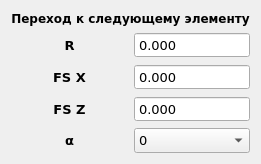
  <widget class="QWidget" name="gridLayoutWidget_7">
   <property name="geometry">
    <rect>
     <x>600</x>
     <y>300</y>
     <width>251</width>
     <height>141</height>
    </rect>
   </property>
   <layout class="QGridLayout" name="TransitionItem">
    <item row="1" column="0">
     <widget class="QLabel" name="argR">
      <property name="font">
       <font>
        <family>Verdana</family>
        <pointsize>10</pointsize>
        <weight>75</weight>
        <bold>true</bold>
       </font>
      </property>
      <property name="text">
       <string>R</string>
      </property>
      <property name="alignment">
       <set>Qt::AlignCenter</set>
      </property>
     </widget>
    </item>
    <item row="1" column="1">
     <widget class="QDoubleSpinBox" name="argR_value">
      <property name="font">
       <font>
        <family>Verdana</family>
        <pointsize>10</pointsize>
       </font>
      </property>
      <property name="locale">
       <locale language="C" country="AnyCountry"/>
      </property>
      <property name="buttonSymbols">
       <enum>QAbstractSpinBox::NoButtons</enum>
      </property>
      <property name="decimals">
       <number>3</number>
      </property>
      <property name="minimum">
       <double>-1000.000000000000000</double>
      </property>
      <property name="maximum">
       <double>1000.000000000000000</double>
      </property>
     </widget>
    </item>
    <item row="0" column="0" colspan="2">
     <widget class="QLabel" name="L_InfoText">
      <property name="font">
       <font>
        <family>Verdana</family>
        <pointsize>9</pointsize>
        <weight>75</weight>
        <bold>true</bold>
       </font>
      </property>
      <property name="text">
       <string>Переход к следующему элементу</string>
      </property>
      <property name="alignment">
       <set>Qt::AlignCenter</set>
      </property>
     </widget>
    </item>
    <item row="4" column="0">
     <widget class="QLabel" name="argAlpha">
      <property name="font">
       <font>
        <family>Verdana</family>
        <pointsize>10</pointsize>
        <weight>75</weight>
        <bold>true</bold>
       </font>
      </property>
      <property name="text">
       <string>α</string>
      </property>
      <property name="alignment">
       <set>Qt::AlignCenter</set>
      </property>
     </widget>
    </item>
    <item row="2" column="1">
     <widget class="QDoubleSpinBox" name="argFSX_value">
      <property name="font">
       <font>
        <family>Verdana</family>
        <pointsize>10</pointsize>
       </font>
      </property>
      <property name="locale">
       <locale language="C" country="AnyCountry"/>
      </property>
      <property name="buttonSymbols">
       <enum>QAbstractSpinBox::NoButtons</enum>
      </property>
      <property name="decimals">
       <number>3</number>
      </property>
      <property name="minimum">
       <double>-1000.000000000000000</double>
      </property>
      <property name="maximum">
       <double>1000.000000000000000</double>
      </property>
     </widget>
    </item>
    <item row="3" column="1">
     <widget class="QDoubleSpinBox" name="argFSZ_value">
      <property name="font">
       <font>
        <family>Verdana</family>
        <pointsize>10</pointsize>
       </font>
      </property>
      <property name="locale">
       <locale language="C" country="AnyCountry"/>
      </property>
      <property name="buttonSymbols">
       <enum>QAbstractSpinBox::NoButtons</enum>
      </property>
      <property name="decimals">
       <number>3</number>
      </property>
      <property name="minimum">
       <double>-1000.000000000000000</double>
      </property>
      <property name="maximum">
       <double>1000.000000000000000</double>
      </property>
     </widget>
    </item>
    <item row="2" column="0">
     <widget class="QLabel" name="arFSX">
      <property name="font">
       <font>
        <family>Verdana</family>
        <pointsize>10</pointsize>
        <weight>75</weight>
        <bold>true</bold>
       </font>
      </property>
      <property name="text">
       <string>FS X</string>
      </property>
      <property name="alignment">
       <set>Qt::AlignCenter</set>
      </property>
     </widget>
    </item>
    <item row="3" column="0">
     <widget class="QLabel" name="arFSZ">
      <property name="font">
       <font>
        <family>Verdana</family>
        <pointsize>10</pointsize>
        <weight>75</weight>
        <bold>true</bold>
       </font>
      </property>
      <property name="text">
       <string>FS Z</string>
      </property>
      <property name="alignment">
       <set>Qt::AlignCenter</set>
      </property>
     </widget>
    </item>
    <item row="4" column="1">
     <widget class="QComboBox" name="argAlpha_value">
      <property name="font">
       <font>
        <family>Verdana</family>
        <pointsize>10</pointsize>
       </font>
      </property>
      <property name="cursor">
       <cursorShape>PointingHandCursor</cursorShape>
      </property>
      <item>
       <property name="text">
        <string>0</string>
       </property>
      </item>
      <item>
       <property name="text">
        <string>30</string>
       </property>
      </item>
      <item>
       <property name="text">
        <string>-30</string>
       </property>
      </item>
      <item>
       <property name="text">
        <string>45</string>
       </property>
      </item>
      <item>
       <property name="text">
        <string>-45</string>
       </property>
      </item>
      <item>
       <property name="text">
        <string>60</string>
       </property>
      </item>
      <item>
       <property name="text">
        <string>-60</string>
       </property>
      </item>
     </widget>
    </item>
   </layout>
  </widget>
